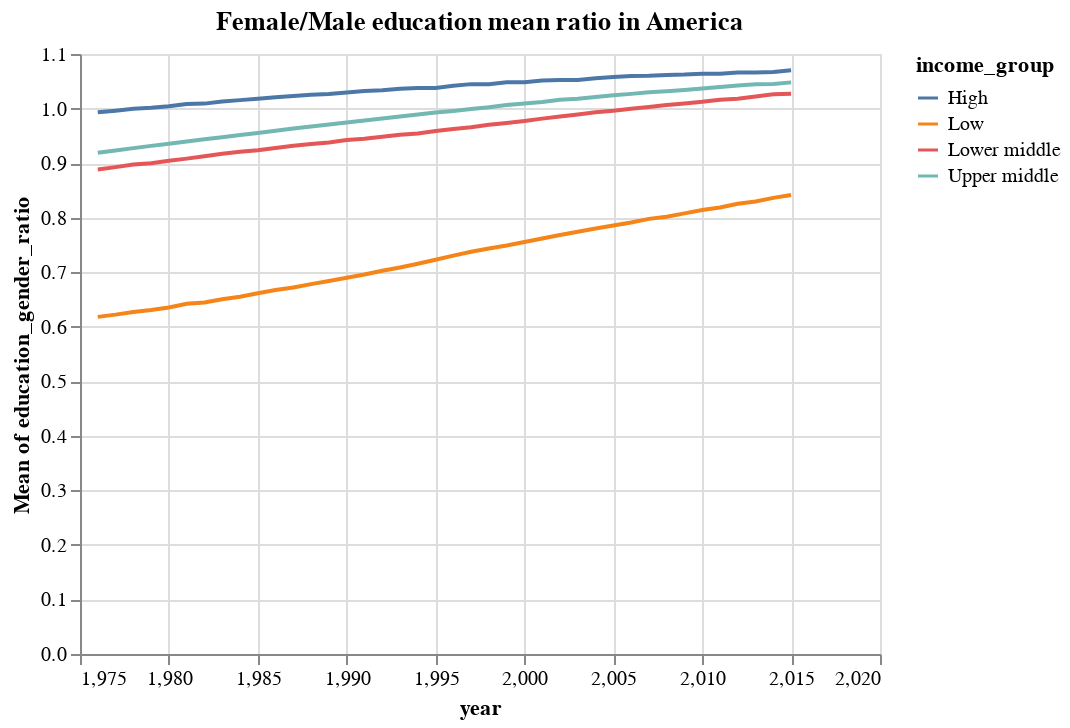

The notebook cell saved with this chart:
### Code cell
alt.Chart(dat_na, title = "Female/Male education mean ratio in America").mark_line().encode(
    x = "year",
    y = "mean(education_gender_ratio)",
    color = "income_group")

### Figure 1 — Vega-Lite specification as saved in the notebook (floating-point values rounded to 4 significant figures; data arrays with more than 128 entries replaced by an {"elided": "..."} marker saying what was removed)
{"config": {"view": {"continuousWidth": 400, "continuousHeight": 300}}, "data": {"name": "data-ba12794e30e9fa3e37a557c7f7a29451"}, "mark": "line", "encoding": {"color": {"type": "nominal", "field": "income_group"}, "x": {"type": "quantitative", "field": "year"}, "y": {"type": "quantitative", "aggregate": "mean", "field": "education_gender_ratio"}}, "title": "Female/Male education mean ratio in America", "$schema": "https://vega.github.io/schema/vega-lite/v4.8.1.json", "datasets": {"data-ba12794e30e9fa3e37a557c7f7a29451": {"elided": "1333 records"}}}
